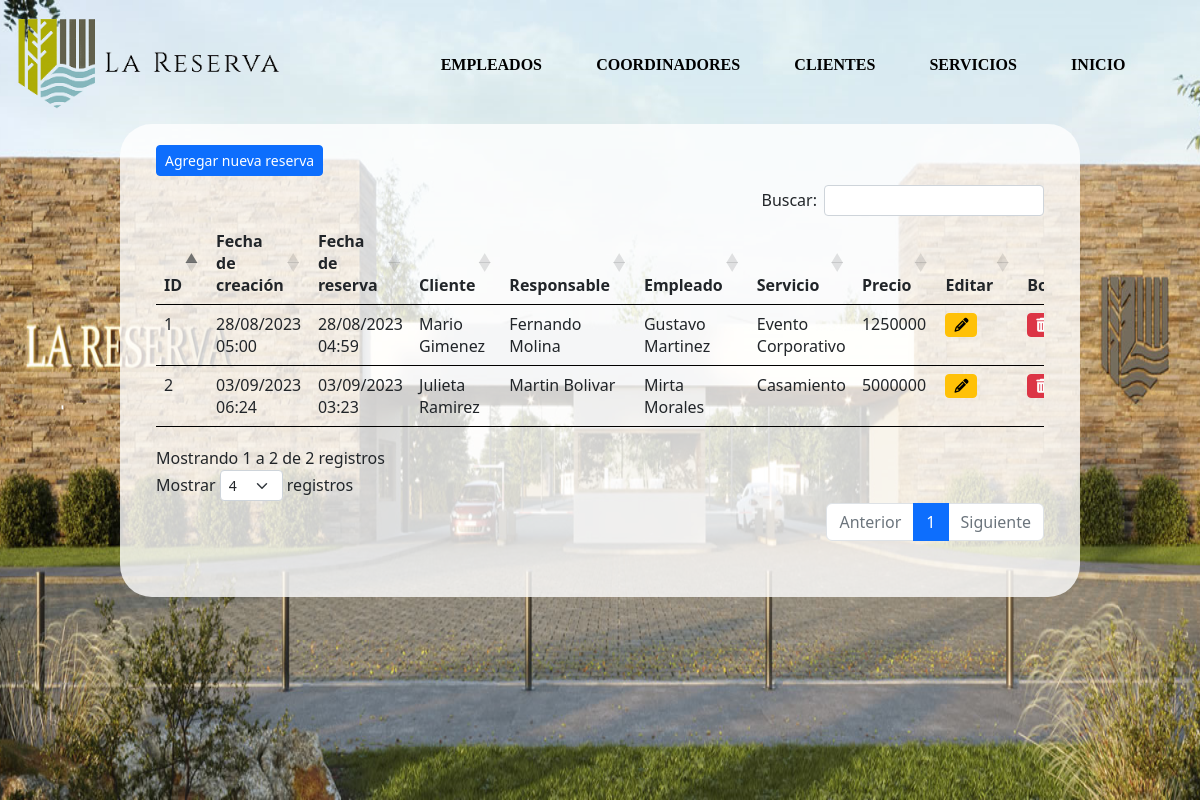
Page /reserva/listado/ on the committed database.
### reserva/models.py (models this page shows, shortened)
class ReservaServicio(models.Model):
    fecha_creacion = models.DateTimeField(verbose_name="Fecha de creacion",auto_now_add=True)
    fecha_reserva = models.DateTimeField(verbose_name="Fecha de reserva")
    cliente = models.ForeignKey(Cliente,verbose_name="Cliente",on_delete=models.CASCADE,related_name="cliente")
    responsable = models.ForeignKey(Coordinador,verbose_name="Coordinador",on_delete=models.CASCADE,related_name="coordinador")
    empleado = models.ForeignKey(Empleado,verbose_name="Empleado",on_delete=models.CASCADE,related_name="empleado")
    servicio = models.ForeignKey(Servicio,verbose_name="Servicio",on_delete=models.CASCADE,related_name="servicio")
    precio = models.IntegerField(verbose_name="Precio")

class Cliente(models.Model):
    nombre = models.CharField(verbose_name="Nombre",max_length=50)
    apellido = models.CharField(verbose_name="Apellido",max_length=50)
    activo = models.BooleanField(verbose_name="Activo",default=True)

class Coordinador(models.Model):
    nombre = models.CharField(verbose_name="Nombre",max_length=50)
    apellido = models.CharField(verbose_name="Apellido",max_length=50)
    numero_documento = models.IntegerField(verbose_name="Numero de documento", unique=True)
    fecha_alta = models.DateTimeField(verbose_name="Fecha de alta",auto_now_add=True)
    activo = models.BooleanField(verbose_name="Activo",default=True)

class Empleado(models.Model):
    nombre = models.CharField(verbose_name="Nombre",max_length=50)
    apellido = models.CharField(verbose_name="Apellido",max_length=50)
    numero_legajo = models.IntegerField(verbose_name="Numero de legajo", unique=True)
    activo = models.BooleanField(verbose_name="Activo",default=True)

class Servicio(models.Model):
    nombre = models.CharField(verbose_name="Nombre", max_length=50)
    descripcion = models.CharField(verbose_name="Descripcion", max_length=50)
    precio = models.IntegerField(verbose_name="Precio")
    activo = models.BooleanField(verbose_name="Activo", default=True)

### reserva/views.py (the view)
# urls.py: path('listado/', views.listado_reservas_de_servicios,name="listado_reservas_de_servicios"),
def listado_reservas_de_servicios(request):
    reservas = ReservaServicio.objects.all();
    return render(request,"reserva/listar_reservas_de_servicios.html",{"reservas":reservas})

### reserva/templates/reserva/listar_reservas_de_servicios.html (shortened to what this page needs)
{% load static %}
<link rel="stylesheet" href="{% static 'css/listados.css' %}">
<link rel="stylesheet" href="https://cdnjs.cloudflare.com/ajax/libs/font-awesome/6.2.1/css/all.min.css" />
<link rel="stylesheet" href="https://cdn.jsdelivr.net/npm/bootstrap@5.2.3/dist/css/bootstrap.min.css" />
<link href="https://cdn.datatables.net/1.13.4/css/dataTables.bootstrap5.min.css" rel="stylesheet"/>
<link href="https://cdn.datatables.net/buttons/2.3.6/css/buttons.bootstrap5.min.css" rel="stylesheet"/>
<div class="base-container">
    <img src="{% static 'img/BANNER-01.png' %}" alt="" width="100%" id="fondo">
    <div class="top">
        <div class="logo">
            <img src="{% static 'img/LaReserva.png' %}" alt="" id="logo">
        </div>
        <div class="navegador">
            <a href="{% url 'listado_empleados' %}">EMPLEADOS</a>
            <a href="{% url 'listado_coordinadores' %}">COORDINADORES</a>
            <a href="{% url 'listado_clientes' %}">CLIENTES</a>
            <a href="{% url 'listado_servicios' %}">SERVICIOS</a>
            <a href="{% url 'home' %}">INICIO</a>
        </div>
    </div>
    {% load tz %}
    <div class="container mt-4" id="tabla">
        <div class="row">
            <div class="col-sm-12 col-md-12 col-lg-12 col-xl-12">
                <a href="{% url 'registrar_reserva_de_servicio' %}" id="nuevo"><button class='btn btn-sm btn-primary'>Agregar nueva reserva</button></a>
                <div class="table-responsive" id="scroll">
                    <table id="listado" class="table">
                        <thead>
                            <tr class="fila">
                                <th>ID</th>
                                <th>Fecha de creación</th>
                                <th>Fecha de reserva</th>
                                <th>Cliente</th>
                                <th>Responsable</th>
                                <th>Empleado</th>
                                <th>Servicio</th>
                                <th>Precio</th>
                                <th>Editar</th>
                                <th>Borrar</th>
                            </tr>
                        </thead>
                        <tbody>
                            {% for reserva in reservas %}
                            <tr class="fila">
                                <td>{{reserva.id}}</td>
                                {% load tz %}
                                <td>{{reserva.fecha_creacion|localtime|date:"d/m/Y H:i"}}</td>
                                <td>{{reserva.fecha_reserva|localtime|date:"d/m/Y H:i" }}</td>
                                <td>{{reserva.cliente.nombre}} {{reserva.cliente.apellido}}</td>
                                <td>{{reserva.responsable.nombre}} {{reserva.responsable.apellido}}</td>
                                <td>{{reserva.empleado.nombre}} {{reserva.empleado.apellido}}</td>
                                <td>{{reserva.servicio.nombre}}</td>
                                <td>{{reserva.precio}}</td>
                                <td><a href="{% url 'modificar_reserva_de_servicio' reserva.id %}"><button class='btn btn-sm btn-warning'><i class='fa-solid fa-pencil'></i></button></a></td>
                                <td><a href="{% url 'eliminar_reserva_de_servicio' reserva.id %}"><button class='btn btn-sm btn-danger'><i class='fa-solid fa-trash-can'></i></button></a></td>
                            </tr>
                            {% endfor %}
                        </tbody>
                    </table>
                </div>
            </div>
        </div>
    </div>
</div>

### ProyectoAlkemy/static/css/listados.css (style rules this page uses)
* { margin: 0; padding: 0; box-sizing: border-box; }
.base-container { position: relative; }
#fondo { height: 100%; }
.top { position: absolute; display: flex; width: 100%; top: 0; }
.logo { padding: 15px; }
#logo { width: 80%; }
.navegador { margin: auto; }
.navegador a { color: black; font-size: 1em; font-weight: 800; text-decoration: none; font-family: 'Times New Roman', Times, serif; margin: 0 25px; }
#tabla { position: absolute; top: 100; background-color: rgba(255, 255, 255, 0.8); width: 80%; margin: 0 10%; padding: 1% 3%; border-radius: 2rem; }
#nuevo { display: flex; max-width: max-content; padding: 1% 0; }
#scroll { overflow:scroll; height:400px; width:100%; }
.fila { border: 1px solid black; }

### rows in the picture
ReservaServicio: id "1", fecha_creacion "28/08/2023 05:00", fecha_reserva "28/08/2023 04:59", cliente.nombre "Mario", cliente.apellido "Gimenez", responsable.nombre "Fernando", responsable.apellido "Molina", empleado.nombre "Gustavo", empleado.apellido "Martinez", servicio.nombre "Evento Corporativo", precio "1250000"
ReservaServicio: id "2", fecha_creacion "03/09/2023 06:24", fecha_reserva "03/09/2023 03:23", cliente.nombre "Julieta", cliente.apellido "Ramirez", responsable.nombre "Martin", responsable.apellido "Bolivar", empleado.nombre "Mirta", empleado.apellido "Morales", servicio.nombre "Casamiento", precio "5000000"
